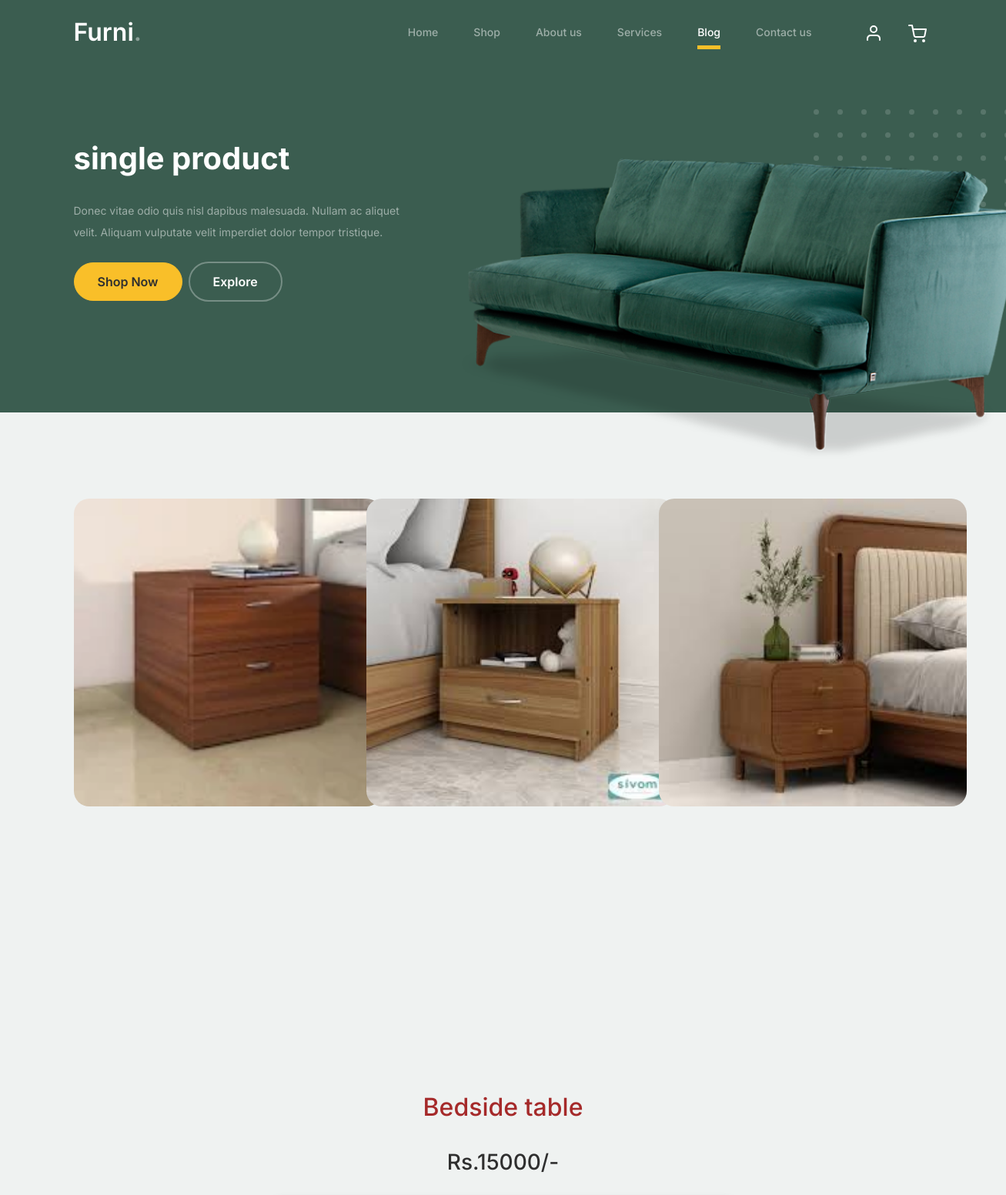
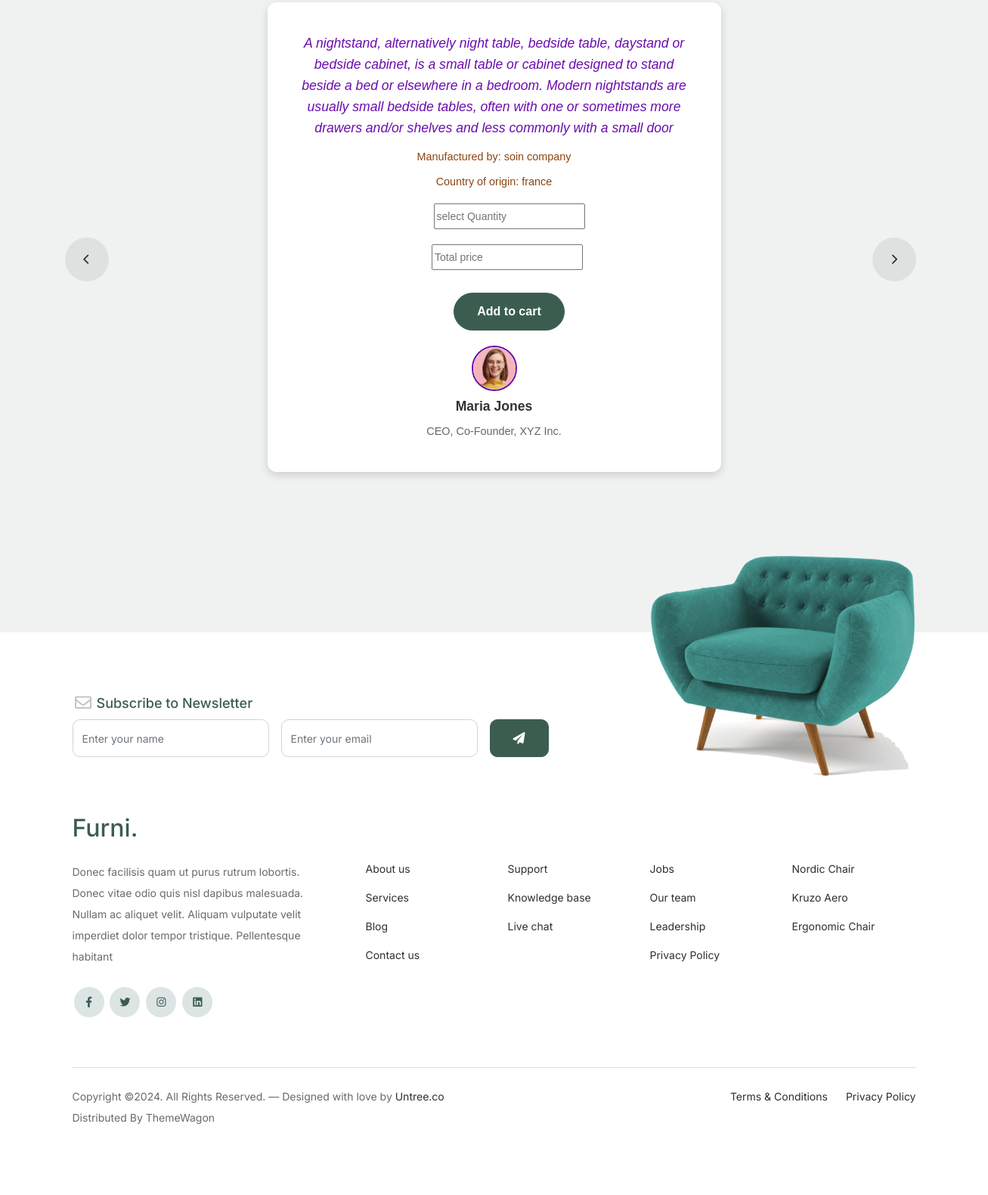
/single_product/21/, run on the app's committed database (2 pictures, top to bottom).
### furapp/models.py (models this page shows)
class Product_Db(models.Model):
    Category=models.CharField(max_length=100,null=True,blank=True)
    Product_name=models.CharField(max_length=100,null=True,blank=True)
    Quantity=models.IntegerField(null=True, blank=True)
    MRP=models.IntegerField(null=True, blank=True)
    Description = models.CharField(max_length=100, null=True, blank=True)
    Country=models.CharField(max_length=100,null=True,blank=True)
    Manufactured=models.CharField(max_length=100,null=True,blank=True)
    Product_Image1 = models.ImageField(upload_to="Product_Images", null=True, blank=True)
    Product_Image2 = models.ImageField(upload_to="Product_Images", null=True, blank=True)
    Product_Image3 = models.ImageField(upload_to="Product_Images", null=True, blank=True)

### webapp/views.py (the view)
# urls.py: path('single_product/<int:pro_id>/',views.single_product,name="single_product"),
def single_product(req,pro_id):
    data=Product_Db.objects.get(id=pro_id)
    return render(req,"single_product.html",{'data':data})

### webapp/templates/single_product.html (shortened to what this page needs)
<!doctype html>
{% load static %}
<html lang="en">
<head>
		<link href="{% static 'web/css/bootstrap.min.css' %}" rel="stylesheet">
		<link href="https://cdnjs.cloudflare.com/ajax/libs/font-awesome/6.0.0-beta3/css/all.min.css" rel="stylesheet">
		<link href="{% static 'web/css/tiny-slider.css' %}" rel="stylesheet">
		<link href="{% static 'web/css/style.css' %}" rel="stylesheet">
	</head>
	<body>
		<nav class="custom-navbar navbar navbar navbar-expand-md navbar-dark bg-dark" arial-label="Furni navigation bar">
			<div class="container">
				<a class="navbar-brand" href="index.html">Furni<span>.</span></a>
				<div class="collapse navbar-collapse" id="navbarsFurni">
					<ul class="custom-navbar-nav navbar-nav ms-auto mb-2 mb-md-0">
						<li class="nav-item">
							<a class="nav-link" href="index.html">Home</a>
						</li>
						<li><a class="nav-link" href="shop.html">Shop</a></li>
						<li><a class="nav-link" href="about.html">About us</a></li>
						<li><a class="nav-link" href="services.html">Services</a></li>
						<li class="active"><a class="nav-link" href="blog.html">Blog</a></li>
						<li><a class="nav-link" href="contact.html">Contact us</a></li>
					</ul>
					<ul class="custom-navbar-cta navbar-nav mb-2 mb-md-0 ms-5">
						<li><a class="nav-link" href="#"><img src="{% static 'web/images/user.svg' %}"></a></li>
						<li><a class="nav-link" href="cart.html"><img src="{% static 'web/images/cart.svg' %}"></a></li>
					</ul>
				</div>
			</div>
		</nav>
			<div class="hero">
				<div class="container">
					<div class="row justify-content-between">
						<div class="col-lg-5">
							<div class="intro-excerpt">
								<h1>single product</h1>
								<p class="mb-4">Donec vitae odio quis nisl dapibus malesuada. Nullam ac aliquet velit. Aliquam vulputate velit imperdiet dolor tempor tristique.</p>
								<p><a href="" class="btn btn-secondary me-2">Shop Now</a><a href="#" class="btn btn-white-outline">Explore</a></p>
							</div>
						</div>
						<div class="col-lg-7">
							<div class="hero-img-wrap">
								<img src="{% static 'web/images/couch.png' %}" class="img-fluid">
							</div>
						</div>
					</div>
				</div>
			</div>
		<div class="blog-section">
			<div class="container">
				<div class="row">
					<div class="col-12 col-sm-6 col-md-4 mb-5">
						<div class="post-entry">
							<a href="#" class="post-thumbnail"><img src="{{data.Product_Image1.url}}" alt="Image" width="400px" height="400px"></a>
						</div>
					</div>
					<div class="col-12 col-sm-6 col-md-4 mb-5">
						<div class="post-entry">
							<a href="#" class="post-thumbnail"><img src="{{data.Product_Image2.url}}" alt="Image" width="400px" height="400px"></a>
						</div>
					</div>
					<div class="col-12 col-sm-6 col-md-4 mb-5">
						<div class="post-entry">
							<a href="#" class="post-thumbnail"><img src="{{data.Product_Image3.url}}" alt="Image" width="400px" height="400px"></a>
						</div>
					</div>
				</div>
			</div>
		</div>
		<div class="testimonial-section before-footer-section">
			<div class="container">
				<div class="row">
					<div class="col-lg-7 mx-auto text-center">
						<h2 style="color:brown;" class="section-title">{{data.Product_name}}</h2><br>
						<h3 class="section-title">Rs.{{data.MRP}}/-</h3>
					</div>
				</div>
				<div class="row justify-content-center">
					<div class="col-lg-12">
						<div class="testimonial-slider-wrap text-center">
							<div id="testimonial-nav">
								<span class="prev" data-controls="prev"><span class="fa fa-chevron-left"></span></span>
								<span class="next" data-controls="next"><span class="fa fa-chevron-right"></span></span>
							</div>
						<div style="max-width: 600px; margin: 20px auto; border-radius: 12px; box-shadow: 0px 4px 12px rgba(0, 0, 0, 0.15); padding: 20px; background-color: #ffffff; font-family: Arial, sans-serif; text-align: center;">
  <div class="testimonial-block" style="padding: 20px;">
    <blockquote style="margin-bottom: 20px;">
      <p style="color: #6A0DAD; font-size: 1.1rem; font-style: italic; margin-bottom: 10px;">{{data.Description}}</p>
      <p style="color: #8B4513; font-size: 0.9rem; margin-bottom: 5px;">Manufactured by: {{data.Manufactured}}</p>
      <p style="color: #8B4513; font-size: 0.9rem; margin-bottom: 5px;">Country of origin: {{data.Country}}</p>
		  <form  method="POST" action="{% url 'save_cart' %}" >
								<div>
									<input type="number" name="quan" id="quantity" placeholder="select Quantity" min="1" max="1000" style="margin-left:40px; width:200px;margin-top:10px;">
								</div>
			                    <div>
									<input type="text" name="total" placeholder="Total price" style="margin-left:35px; width:200px;margin-top:20px;" id="total">
								</div>
								<div>
									<button  class="btn btn-primary" type="submit" style="margin-left:40px;margin-top:30px; "> Add to cart</button>
								</div>
							</form>
    </blockquote>
    <div class="author-info" style="display: flex; align-items: center; justify-content: center; flex-direction: column;">
      <div class="author-pic" style="margin-bottom: 10px;">
        <img src="{% static 'web/images/person-1.png' %}" alt="Maria Jones" style="width: 60px; height: 60px; border-radius: 50%; border: 2px solid #6A0DAD;">
      </div>
      <h3 style="font-weight: bold; font-size: 1.1rem; color: #333;">Maria Jones</h3>
      <span style="font-size: 0.9rem; color: #666;">CEO, Co-Founder, XYZ Inc.</span>
    </div>
  </div>
</div>
						</div>
					</div>
				</div>
			</div>
		</div>
		<footer class="footer-section">
			<div class="container relative">
				<div class="sofa-img">
					<img src="{% static 'web/images/sofa.png' %}" alt="Image" class="img-fluid">
				</div>
				<div class="row">
					<div class="col-lg-8">
						<div class="subscription-form">
							<h3 class="d-flex align-items-center"><span class="me-1"><img src="{% static 'web/images/envelope-outline.svg' %}" alt="Image" class="img-fluid"></span><span>Subscribe to Newsletter</span></h3>
							<form action="#" class="row g-3">
								<div class="col-auto">
									<input type="text" class="form-control" placeholder="Enter your name">
								</div>
								<div class="col-auto">
									<input type="email" class="form-control" placeholder="Enter your email">
								</div>
								<div class="col-auto">
									<button class="btn btn-primary">
										<span class="fa fa-paper-plane"></span>
									</button>
								</div>
							</form>
						</div>
					</div>
				</div>
				<div class="row g-5 mb-5">
					<div class="col-lg-4">
						<div class="mb-4 footer-logo-wrap"><a href="#" class="footer-logo">Furni<span>.</span></a></div>
						<p class="mb-4">Donec facilisis quam ut purus rutrum lobortis. Donec vitae odio quis nisl dapibus malesuada. Nullam ac aliquet velit. Aliquam vulputate velit imperdiet dolor tempor tristique. Pellentesque habitant</p>
						<ul class="list-unstyled custom-social">
							<li><a href="#"><span class="fa fa-brands fa-facebook-f"></span></a></li>
							<li><a href="#"><span class="fa fa-brands fa-twitter"></span></a></li>
							<li><a href="#"><span class="fa fa-brands fa-instagram"></span></a></li>
							<li><a href="#"><span class="fa fa-brands fa-linkedin"></span></a></li>
						</ul>
					</div>
					<div class="col-lg-8">
						<div class="row links-wrap">
							<div class="col-6 col-sm-6 col-md-3">
								<ul class="list-unstyled">
									<li><a href="#">About us</a></li>
									<li><a href="#">Services</a></li>
									<li><a href="#">Blog</a></li>
									<li><a href="#">Contact us</a></li>
								</ul>
							</div>
							<div class="col-6 col-sm-6 col-md-3">
								<ul class="list-unstyled">
									<li><a href="#">Support</a></li>
									<li><a href="#">Knowledge base</a></li>
									<li><a href="#">Live chat</a></li>
								</ul>
							</div>
							<div class="col-6 col-sm-6 col-md-3">
								<ul class="list-unstyled">
									<li><a href="#">Jobs</a></li>
									<li><a href="#">Our team</a></li>
									<li><a href="#">Leadership</a></li>
									<li><a href="#">Privacy Policy</a></li>
								</ul>
							</div>
							<div class="col-6 col-sm-6 col-md-3">
								<ul class="list-unstyled">
									<li><a href="#">Nordic Chair</a></li>
									<li><a href="#">Kruzo Aero</a></li>
									<li><a href="#">Ergonomic Chair</a></li>
								</ul>
							</div>
						</div>
					</div>
				</div>
				<div class="border-top copyright">
					<div class="row pt-4">
						<div class="col-lg-6">
							<p class="mb-2 text-center text-lg-start">Copyright &copy;. All Rights Reserved. &mdash; Designed with love by <a href="https://untree.co">Untree.co</a> Distributed By <a hreff="https://themewagon.com">ThemeWagon</a>
            </p>
						</div>
						<div class="col-lg-6 text-center text-lg-end">
							<ul class="list-unstyled d-inline-flex ms-auto">
								<li class="me-4"><a href="#">Terms &amp; Conditions</a></li>
								<li><a href="#">Privacy Policy</a></li>
							</ul>
						</div>
					</div>
				</div>
			</div>
		</footer>
	</body>
</html>

### data on the page
Product_Db: Product_Image1 (picture), Product_Image2 (picture), Product_Image3 (picture), Product_name "Bedside table", MRP "15000", Description "A nightstand, alternatively night table, bedside table, daystand or bedside cabinet, is a small table or cabinet designed to stand beside a bed or elsewhere in a bedroom. Modern nightstands are usually small bedside tables, often with one or sometimes more drawers and/or shelves and less commonly with a small door", Manufactured "soin company", Country "france"
